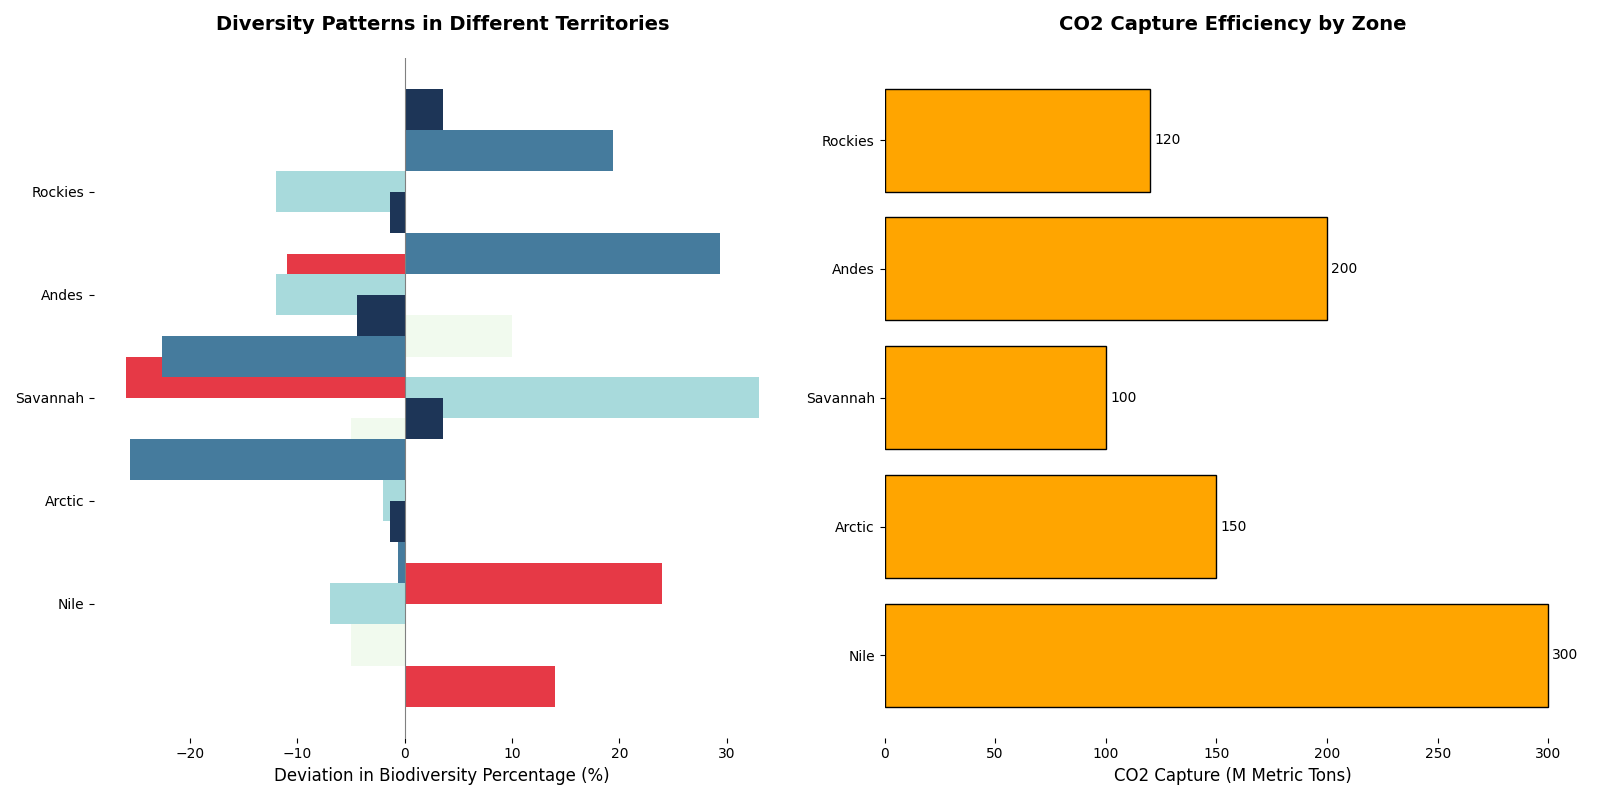

Write the Python code that produced this figure.
import matplotlib.pyplot as plt
import numpy as np

# Data (Gobi Desert is removed)
regions = ['Nile', 'Arctic', 'Savannah', 'Andes', 'Rockies']
species = ['Bush', 'Herb', 'Vine', 'Epiphyte', 'Lichen']
species_distribution = [
    [50, 5, 10, 30, 5],   
    [60, 10, 15, 5, 10],   
    [35, 5, 50, 8, 2],     
    [10, 20, 5, 60, 5],    
    [25, 10, 5, 50, 10]    
]

carbon_sequestration = [300, 150, 100, 200, 120]

colors = ['#E63946', '#F1FAEE', '#A8DADC', '#457B9D', '#1D3557']

fig, (ax1, ax2) = plt.subplots(1, 2, figsize=(16, 8))
bar_width = 0.4
sequence_ids = np.arange(len(regions))

# Diverging bar chart for species distribution
for i, specie in enumerate(species):
    currentSpeciesDistribution = np.array([dist[i] for dist in species_distribution])
    positive_values = currentSpeciesDistribution - currentSpeciesDistribution.mean()
    ax1.barh(sequence_ids + i * bar_width, positive_values, bar_width, color=colors[i])

ax1.axvline(x=0, color='grey', linewidth=0.8)
ax1.set_xlabel('Deviation in Biodiversity Percentage (%)', fontsize=12)
ax1.set_title('Diversity Patterns in Different Territories', fontsize=14, fontweight='bold', pad=20)
ax1.set_yticks(sequence_ids + bar_width * 2)
ax1.set_yticklabels(regions)
ax1.spines['top'].set_visible(False)
ax1.spines['right'].set_visible(False)
ax1.spines['left'].set_visible(False)
ax1.spines['bottom'].set_visible(False)

# Bar chart for carbon sequestration
bars = ax2.barh(regions, carbon_sequestration, color='orange', edgecolor='black')

ax2.set_xlabel('CO2 Capture (M Metric Tons)', fontsize=12)
ax2.set_title('CO2 Capture Efficiency by Zone', fontsize=14, fontweight='bold', pad=20)
ax2.spines['top'].set_visible(False)
ax2.spines['right'].set_visible(False)
ax2.spines['left'].set_visible(False)
ax2.spines['bottom'].set_visible(False)

for bar in bars:
    width = bar.get_width()
    ax2.annotate(f'{width}', 
                 xy=(width, bar.get_y() + bar.get_height()/2), 
                 xytext=(3, 0), 
                 textcoords='offset points', 
                 ha='left', va='center', fontsize=10)

plt.tight_layout()
plt.show()
